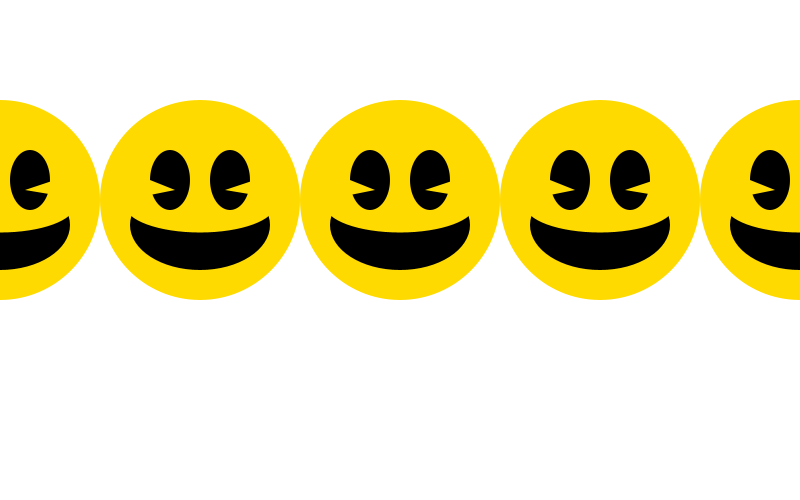
Frame 1 (no input)
Frame 60 (the mouse pressed at the canvas centre just before this capture): identical to frame 1, image omitted
Frame 120 (the mouse held since frame 60 and released just before this capture): identical to frame 1, image omitted

The Processing sketch that drew this single still picture (run headless with seeded random() and noise(); from frame 60 on, the mouse is pressed at the canvas centre):

// Processing sketch: processing_127228
// ── processing_127228.pde

int monsterY;
int monsterX;

void setup() {
  size(800, 500);
}

void draw() {
  background(255, 255, 255);
  
  duplicate();
  //createMonster(700, 100);
  //createMonster(500, 100);
  //createMonster(300, 100);
  //createMonster(100, 100);
}

void duplicate() {
  for(int i = 0; i < 5; i++) {
    createMonster(i*200,200);
  }
}


void createMonster(int posx, int posy) {
  //Het hoofd
  noStroke();
  fill(255, 218, 0);
  ellipseMode(CENTER);
  ellipse(posx-monsterX-0, posy-monsterY, 200, 200);

  //mond
  fill(0, 0, 0);
  ellipseMode(CENTER);
  ellipse(posx-monsterX-0, posy-monsterY+25, 140, 90);

  //monde
  fill(255, 218, 0);
  ellipseMode(CENTER);
  ellipse(posx-monsterX-0, posy-monsterY+5, 150, 55);

  //rechter oog
  fill(0, 0, 0);
  ellipseMode(CENTER);
  ellipse(posx-monsterX+30, posy-monsterY-20, 40, 60);

  fill(255, 218, 0);
  noStroke();
  //                1ste punt           2e punt            3e punt
  triangle(posx-monsterX+25, posy-monsterY-10, posx-monsterX+55, posy-monsterY-5, posx-monsterX+55, posy-monsterY-20);

  //linker oog
  fill(0, 0, 0);
  ellipseMode(CENTER);
  ellipse(posx-monsterX-30, posy-monsterY-20, 40, 60);

  fill(255, 218, 0);
  noStroke();
  //                1ste punt           2e punt            3e punt
  triangle(posx-monsterX-25, posy-monsterY-10, posx-monsterX-50, posy-monsterY-5, posx-monsterX-50, posy-monsterY-20);
}
